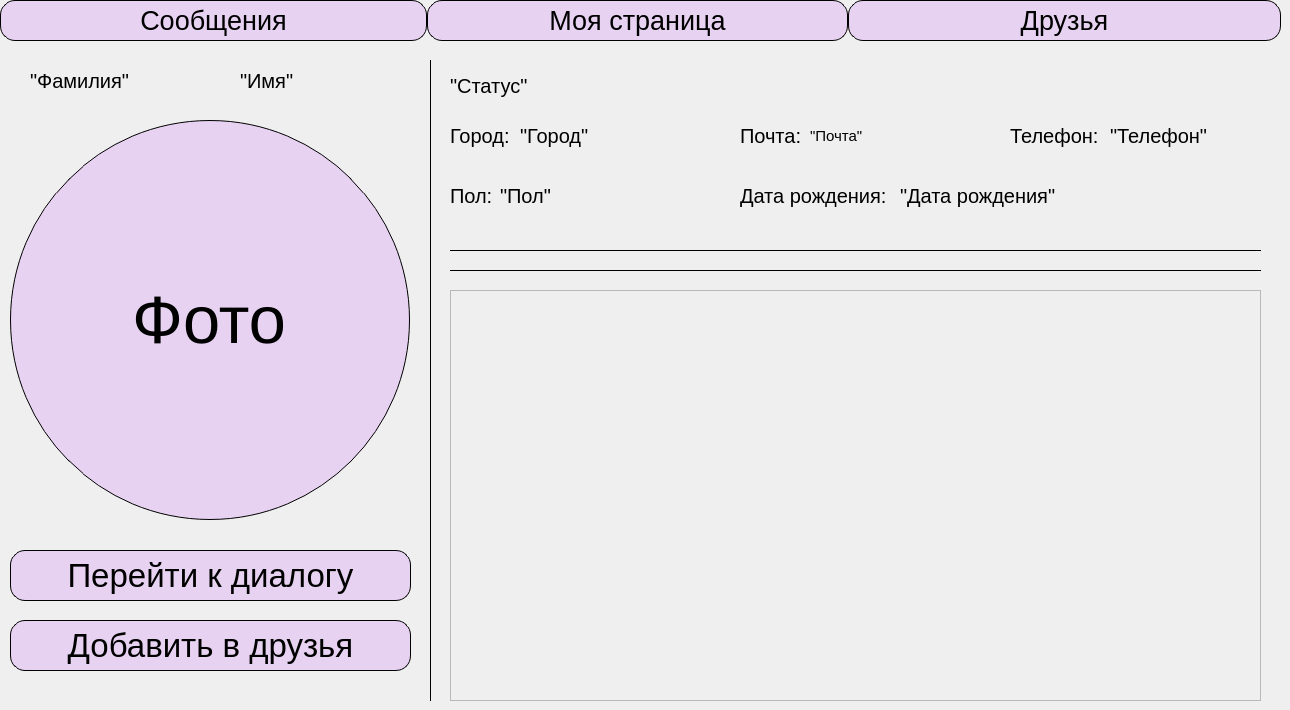
   <widget class="QWidget" name="Page">
    <widget class="QPushButton" name="messagesButton_2">
     <property name="geometry">
      <rect>
       <x>0</x>
       <y>0</y>
       <width>427</width>
       <height>41</height>
      </rect>
     </property>
     <property name="font">
      <font>
       <pointsize>20</pointsize>
      </font>
     </property>
     <property name="styleSheet">
      <string notr="true">QPushButton {
	/*background-color: #d39fcf;*/
	background-color: #e7d2f1;
	border: 1px solid;
	border-radius:15;
	border-color: black;
	/*color: #8860D0;*/
	color: black
}

QPushButton:pressed {
	background-color: #ECB6DF;
}</string>
     </property>
     <property name="text">
      <string>Сообщения</string>
     </property>
    </widget>
    <widget class="QPushButton" name="friendsButton_2">
     <property name="geometry">
      <rect>
       <x>848</x>
       <y>0</y>
       <width>433</width>
       <height>41</height>
      </rect>
     </property>
     <property name="font">
      <font>
       <pointsize>20</pointsize>
      </font>
     </property>
     <property name="styleSheet">
      <string notr="true">QPushButton {
	/*background-color: #d39fcf;*/
	background-color: #e7d2f1;
	border: 1px solid;
	border-radius:15;
	border-color: black;
	/*color: #8860D0;*/
	color: black
}

QPushButton:pressed {
	background-color: #ECB6DF;
}</string>
     </property>
     <property name="text">
      <string>Друзья</string>
     </property>
    </widget>
    <widget class="QLineEdit" name="Photo">
     <property name="geometry">
      <rect>
       <x>10</x>
       <y>120</y>
       <width>400</width>
       <height>400</height>
      </rect>
     </property>
     <property name="font">
      <font>
       <pointsize>50</pointsize>
      </font>
     </property>
     <property name="styleSheet">
      <string notr="true">/*background-color: #d39fcf;*/
background-color: #e7d2f1;
border: 1px solid;
border-color: black;
/*color: #8860D0;*/
color: black;
border-radius: 200;
/*#F1D0E9; */</string>
     </property>
     <property name="text">
      <string>Фото</string>
     </property>
     <property name="alignment">
      <set>Qt::AlignCenter</set>
     </property>
    </widget>
    <widget class="QPushButton" name="mainPageButton_2">
     <property name="geometry">
      <rect>
       <x>427</x>
       <y>0</y>
       <width>421</width>
       <height>41</height>
      </rect>
     </property>
     <property name="font">
      <font>
       <pointsize>20</pointsize>
      </font>
     </property>
     <property name="styleSheet">
      <string notr="true">QPushButton {
	/*background-color: #d39fcf;*/
	background-color: #e7d2f1;
	border: 1px solid;
	border-radius:15;
	border-color: black;
	/*color: #8860D0;*/
	color: black
}

QPushButton:pressed {
	background-color: #ECB6DF;
}</string>
     </property>
     <property name="text">
      <string>Моя страница</string>
     </property>
    </widget>
    <widget class="Line" name="line_2">
     <property name="geometry">
      <rect>
       <x>450</x>
       <y>240</y>
       <width>811</width>
       <height>20</height>
      </rect>
     </property>
     <property name="styleSheet">
      <string notr="true">color:black</string>
     </property>
     <property name="frameShadow">
      <enum>QFrame::Plain</enum>
     </property>
     <property name="lineWidth">
      <number>1</number>
     </property>
     <property name="orientation">
      <enum>Qt::Horizontal</enum>
     </property>
    </widget>
    <widget class="QPushButton" name="addingFriendButton">
     <property name="geometry">
      <rect>
       <x>10</x>
       <y>620</y>
       <width>401</width>
       <height>51</height>
      </rect>
     </property>
     <property name="font">
      <font>
       <pointsize>25</pointsize>
      </font>
     </property>
     <property name="styleSheet">
      <string notr="true">QPushButton {
	/*background-color: #d39fcf;*/
	background-color: #e7d2f1;
	border: 1px solid;
	border-radius:15;
	border-color: black;
	/*color: #8860D0;*/
	color: black
}

QPushButton:pressed {
	background-color: #ECB6DF;
    vertical-align: middle;
}</string>
     </property>
     <property name="text">
      <string>Добавить в друзья</string>
     </property>
    </widget>
    <widget class="QPushButton" name="goToDialogButton">
     <property name="geometry">
      <rect>
       <x>10</x>
       <y>550</y>
       <width>401</width>
       <height>51</height>
      </rect>
     </property>
     <property name="font">
      <font>
       <pointsize>25</pointsize>
      </font>
     </property>
     <property name="styleSheet">
      <string notr="true">QPushButton {
	/*background-color: #d39fcf;*/
	background-color: #e7d2f1;
	border: 1px solid;
	border-radius:15;
	border-color: black;
	/*color: #8860D0;*/
	color: black
}

QPushButton:pressed {
	background-color: #ECB6DF;
}</string>
     </property>
     <property name="text">
      <string>Перейти к диалогу</string>
     </property>
    </widget>
    <widget class="Line" name="line_3">
     <property name="geometry">
      <rect>
       <x>450</x>
       <y>260</y>
       <width>811</width>
       <height>20</height>
      </rect>
     </property>
     <property name="styleSheet">
      <string notr="true">color:black</string>
     </property>
     <property name="frameShadow">
      <enum>QFrame::Plain</enum>
     </property>
     <property name="lineWidth">
      <number>1</number>
     </property>
     <property name="orientation">
      <enum>Qt::Horizontal</enum>
     </property>
    </widget>
    <widget class="Line" name="line_6">
     <property name="geometry">
      <rect>
       <x>420</x>
       <y>60</y>
       <width>20</width>
       <height>641</height>
      </rect>
     </property>
     <property name="styleSheet">
      <string notr="true">color: black;</string>
     </property>
     <property name="frameShadow">
      <enum>QFrame::Plain</enum>
     </property>
     <property name="orientation">
      <enum>Qt::Vertical</enum>
     </property>
    </widget>
    <widget class="QLabel" name="number">
     <property name="geometry">
      <rect>
       <x>1110</x>
       <y>120</y>
       <width>171</width>
       <height>31</height>
      </rect>
     </property>
     <property name="font">
      <font>
       <pointsize>15</pointsize>
       <weight>50</weight>
       <bold>false</bold>
      </font>
     </property>
     <property name="text">
      <string>&quot;Телефон&quot;</string>
     </property>
    </widget>
    <widget class="QLabel" name="label_15">
     <property name="geometry">
      <rect>
       <x>450</x>
       <y>180</y>
       <width>51</width>
       <height>31</height>
      </rect>
     </property>
     <property name="font">
      <font>
       <pointsize>15</pointsize>
       <weight>50</weight>
       <bold>false</bold>
      </font>
     </property>
     <property name="text">
      <string>Пол:</string>
     </property>
    </widget>
    <widget class="QLabel" name="email_2">
     <property name="geometry">
      <rect>
       <x>810</x>
       <y>120</y>
       <width>201</width>
       <height>31</height>
      </rect>
     </property>
     <property name="font">
      <font>
       <pointsize>11</pointsize>
       <weight>50</weight>
       <bold>false</bold>
      </font>
     </property>
     <property name="text">
      <string>&quot;Почта&quot;</string>
     </property>
    </widget>
    <widget class="QLabel" name="city_2">
     <property name="geometry">
      <rect>
       <x>520</x>
       <y>120</y>
       <width>211</width>
       <height>31</height>
      </rect>
     </property>
     <property name="font">
      <font>
       <pointsize>15</pointsize>
       <weight>50</weight>
       <bold>false</bold>
      </font>
     </property>
     <property name="text">
      <string>&quot;Город&quot;</string>
     </property>
    </widget>
    <widget class="QLabel" name="label_12">
     <property name="geometry">
      <rect>
       <x>450</x>
       <y>120</y>
       <width>71</width>
       <height>31</height>
      </rect>
     </property>
     <property name="font">
      <font>
       <pointsize>15</pointsize>
       <weight>50</weight>
       <bold>false</bold>
      </font>
     </property>
     <property name="styleSheet">
      <string notr="true"/>
     </property>
     <property name="text">
      <string>Город:</string>
     </property>
    </widget>
    <widget class="QLabel" name="label_16">
     <property name="geometry">
      <rect>
       <x>740</x>
       <y>120</y>
       <width>61</width>
       <height>31</height>
      </rect>
     </property>
     <property name="font">
      <font>
       <pointsize>15</pointsize>
       <weight>50</weight>
       <bold>false</bold>
      </font>
     </property>
     <property name="text">
      <string>Почта:</string>
     </property>
    </widget>
    <widget class="QLabel" name="surname_2">
     <property name="geometry">
      <rect>
       <x>30</x>
       <y>50</y>
       <width>211</width>
       <height>61</height>
      </rect>
     </property>
     <property name="font">
      <font>
       <pointsize>15</pointsize>
       <weight>50</weight>
       <bold>false</bold>
      </font>
     </property>
     <property name="text">
      <string>&quot;Фамилия&quot;</string>
     </property>
    </widget>
    <widget class="QLabel" name="sex">
     <property name="geometry">
      <rect>
       <x>500</x>
       <y>180</y>
       <width>151</width>
       <height>31</height>
      </rect>
     </property>
     <property name="font">
      <font>
       <pointsize>15</pointsize>
       <weight>50</weight>
       <bold>false</bold>
      </font>
     </property>
     <property name="text">
      <string>&quot;Пол&quot;</string>
     </property>
    </widget>
    <widget class="QLabel" name="label_17">
     <property name="geometry">
      <rect>
       <x>740</x>
       <y>180</y>
       <width>161</width>
       <height>31</height>
      </rect>
     </property>
     <property name="font">
      <font>
       <pointsize>15</pointsize>
       <weight>50</weight>
       <bold>false</bold>
      </font>
     </property>
     <property name="text">
      <string>Дата рождения:</string>
     </property>
    </widget>
    <widget class="QLabel" name="label_13">
     <property name="geometry">
      <rect>
       <x>1010</x>
       <y>120</y>
       <width>101</width>
       <height>31</height>
      </rect>
     </property>
     <property name="font">
      <font>
       <pointsize>15</pointsize>
       <weight>50</weight>
       <bold>false</bold>
      </font>
     </property>
     <property name="text">
      <string>Телефон:</string>
     </property>
    </widget>
    <widget class="QLabel" name="name_2">
     <property name="geometry">
      <rect>
       <x>240</x>
       <y>70</y>
       <width>181</width>
       <height>21</height>
      </rect>
     </property>
     <property name="font">
      <font>
       <pointsize>15</pointsize>
       <weight>50</weight>
       <bold>false</bold>
      </font>
     </property>
     <property name="text">
      <string>&quot;Имя&quot;</string>
     </property>
    </widget>
    <widget class="QLabel" name="birthDate">
     <property name="geometry">
      <rect>
       <x>900</x>
       <y>180</y>
       <width>171</width>
       <height>31</height>
      </rect>
     </property>
     <property name="font">
      <font>
       <pointsize>15</pointsize>
       <weight>50</weight>
       <bold>false</bold>
      </font>
     </property>
     <property name="text">
      <string>&quot;Дата рождения&quot;</string>
     </property>
    </widget>
    <widget class="QLabel" name="status">
     <property name="geometry">
      <rect>
       <x>450</x>
       <y>70</y>
       <width>821</width>
       <height>31</height>
      </rect>
     </property>
     <property name="font">
      <font>
       <pointsize>15</pointsize>
      </font>
     </property>
     <property name="text">
      <string>&quot;Статус&quot;</string>
     </property>
    </widget>
    <widget class="QScrollArea" name="postsArea">
     <property name="geometry">
      <rect>
       <x>450</x>
       <y>290</y>
       <width>811</width>
       <height>411</height>
      </rect>
     </property>
     <property name="widgetResizable">
      <bool>true</bool>
     </property>
     <widget class="QWidget" name="scrollAreaWidgetContents_2">
      <property name="geometry">
       <rect>
        <x>0</x>
        <y>0</y>
        <width>809</width>
        <height>409</height>
       </rect>
      </property>
     </widget>
    </widget>
   </widget>
